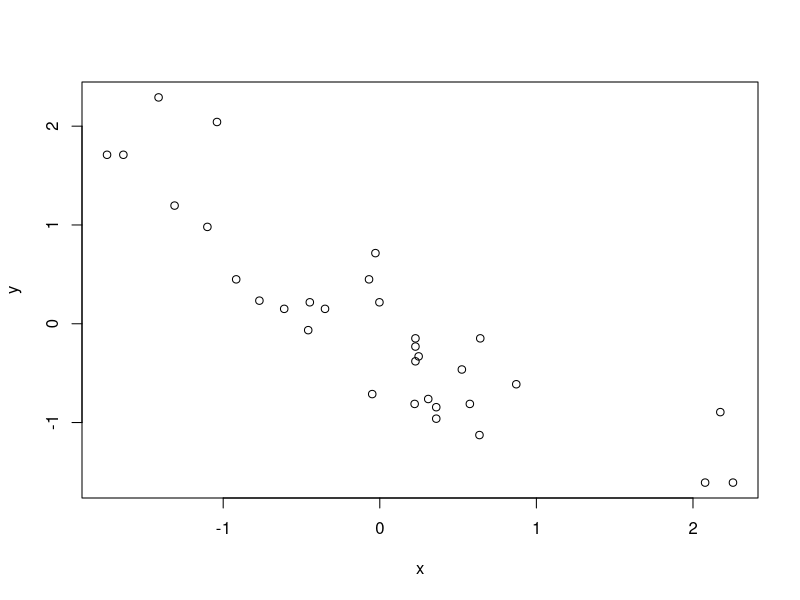

Write the R code that produced this figure.
## ---- chunk 1
#| include: false
library(dplyr)
library(ggplot2)
library(gganimate)
library(tibble)

dat <- mtcars |>
  select(c("mpg", "wt", "qsec", "am")) |>
  mutate(across(everything(), ~ as.numeric(scale(.x))))
## ---- chunk 2
#> Regularizar os dados
mtcars_scaled <- as.data.frame(scale(mtcars))

y <- mtcars_scaled$mpg
x <- mtcars_scaled$wt
N <- nrow(mtcars_scaled)
## ---- chunk 3
plot(y ~ x)
## ---- chunk 4
b0 <- runif(1)
b1 <- runif(1)

(yhat <- b0 + b1 * x)
## ---- chunk 5
(mse <- mean((y - yhat)^2))
## ---- chunk 6
(gb0 <- sum(y - yhat) * (-2 / N))
(gb1 <- sum((y - yhat) * x) * (-2 / N))
## ---- chunk 7
g = 0.01

(b0_new <- b0 - g * gb0)
(b1_new <- b1 - g * gb1)
## ---- chunk 8
num_iterations <- 1000
#> Learning-rate
g <- 0.01

y <- mtcars_scaled$mpg
x <- mtcars_scaled$wt
N <- nrow(mtcars_scaled)

#> Valores iniciais para estimativas dos parâmetros
b0 <- runif(1)
b1 <- runif(1)

for (i in seq_len(num_iterations)) {
  if (i %% 100 == 0) {
    cat("Iteração: ", i, "\n")
  }

  #> Calcula o valor previsto
  yhat <- b0 + b1 * x

  #> Calcula a "função de perda"
  error <- y - yhat
  mse <- mean(error^2)

  if (i %% 100 == 0) {
    cat("Valor da perda: ", as.numeric(mse), "\n")
  }

  #> Calcula o gradiente nos pontos atuais
  gb0 <- sum(y - yhat) * (-2 / N)
  gb1 <- sum((y - yhat) * x) * (-2 / N)
  #> Atualiza o valor dos parâmetros usando o gradiente
  b0_new <- b0 - g * gb0
  b1_new <- b1 - g * gb1

  b0 <- b0_new
  b1 <- b1_new

  if (i %% 100 == 0) {
    cat("Betas: ", c(b0, b1), "\n\n")
  }
}
## ---- chunk 9
c(b0, b1)
## ---- chunk 10
summary(model_lm <- lm(mpg ~ wt, data = mtcars_scaled))
## ---- chunk 11
#| code-fold: true
num_iterations <- 1000
#> Learning-rate
alpha <- 0.01

y <- dat$mpg
x <- dat$wt
N <- nrow(dat)

#> Valores iniciais para estimativas dos parâmetros
b0 <- runif(1)
b1 <- runif(1)

betas <- matrix(ncol = 2, nrow = num_iterations)
for (i in seq_len(num_iterations)) {
  #> Calcula o valor previsto
  yhat <- b0 + b1 * x

  #> Calcula a "função de perda"
  error <- y - yhat
  mse <- mean(error^2)

  #> Calcula o gradiente nos pontos atuais
  gb0 <- sum(y - yhat) * (-2 / N)
  gb1 <- sum((y - yhat) * dat$wt) * (-2 / N)
  #> Atualiza o valor dos parâmetros usando o gradiente
  b0_new <- b0 - alpha * gb0
  b1_new <- b1 - alpha * gb1

  b0 <- b0_new
  b1 <- b1_new

  betas[i, 1] <- b0_new
  betas[i, 2] <- b1_new
}

sel <- c(1:10, seq(20, 100, 10), seq(100, 1000, 50))

library(ggplot2)
library(gganimate)
library(tibble)

tbl_betas <- tibble(
  iter = sel,
  beta0 = betas[sel, 1],
  beta1 = betas[sel, 2]
)

ggplot() +
  geom_point(
    data = dat,
    aes(x = wt, y = mpg),
    shape = 21
  ) +
  geom_abline(
    data = tbl_betas,
    aes(intercept = beta0, slope = beta1),
    color = "#CB181D",
    lwd = 0.8
  ) +
  geom_text(
    data = tbl_betas,
    aes(x = 1.8, y = 1.8, label = paste("Iteration:", iter)),
    size = 5
  ) +
  transition_states(iter) +
  enter_fade() +
  exit_shrink() +
  theme_bw()
## ---- chunk 12
grad <- function(beta) {

  (2/N) * t(X) %*% (X %*% beta - y)

}

loss <- function(beta) {

  e = y - X %*% beta

  t(e) %*% e

}
## ---- chunk 13
library(dplyr)

dat <- mtcars |>
  select(c("mpg", "wt", "qsec", "am")) |>
  mutate(across(everything(), ~as.numeric(scale(.x))))

y <- dat$mpg
X <- as.matrix(dat[, c("wt", "qsec", "am")])
X <- cbind(1, X)
colnames(X)[1] <- c("coef")
N <- nrow(X)
## ---- chunk 14
#> Valor inicial para os betas
beta <- runif(ncol(X))

# Opcional
#> Computa a "predição" do modelo
yhat <- X %*% beta
#> Calcula o valor da função de perda
l <- loss(beta)

#> Atualiza o valor dos beta
beta_new <- beta - alpha * grad(beta)
## ---- chunk 15
#| code-fold: true
beta <- runif(ncol(X))
num_iterations <- 10000
alpha <- 0.001

for (i in seq_len(num_iterations)) {

  if (i %% 1000 == 0) cat("Iteração: ", i, "\n")

  #> Calcula o valor previsto
  yhat <- X %*% beta

  #> Calcula a "função de perda"
  vl_loss <- loss(beta)

  if (i %% 1000 == 0) {
    cat("Valor da perda: ", as.numeric(vl_loss), "\n")
  }

  #> Calcula o gradiente nos pontos atuais
  grad_current <- grad(beta)
  #> Atualiza o valor dos parâmetros usando o gradiente
  beta_current <- beta - alpha * grad_current

  beta <- beta_current

  if (i %% 1000 == 0) {
    cat("Betas: ", beta, "\n\n")
  }

}
## ---- chunk 16
beta_current
## ---- chunk 17
summary(model_lm <- lm(mpg ~ wt + qsec + am, data = dat))
